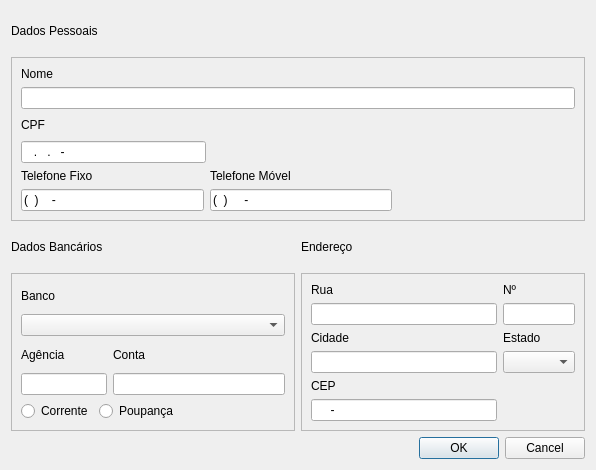
<?xml version="1.0" encoding="UTF-8"?>
<ui version="4.0">
 <class>Dialog</class>
 <widget class="QDialog" name="Dialog">
  <property name="geometry">
   <rect>
    <x>0</x>
    <y>0</y>
    <width>596</width>
    <height>470</height>
   </rect>
  </property>
  <property name="minimumSize">
   <size>
    <width>0</width>
    <height>0</height>
   </size>
  </property>
  <property name="maximumSize">
   <size>
    <width>16777215</width>
    <height>16777215</height>
   </size>
  </property>
  <property name="windowTitle">
   <string>Dialog</string>
  </property>
  <layout class="QGridLayout" name="gridLayout_8">
   <item row="0" column="0">
    <widget class="QLabel" name="label">
     <property name="text">
      <string>Dados Pessoais</string>
     </property>
    </widget>
   </item>
   <item row="1" column="0" colspan="2">
    <widget class="QFrame" name="frame_3">
     <property name="frameShape">
      <enum>QFrame::StyledPanel</enum>
     </property>
     <property name="frameShadow">
      <enum>QFrame::Raised</enum>
     </property>
     <layout class="QGridLayout" name="gridLayout_7">
      <item row="2" column="0">
       <widget class="QWidget" name="widget_2" native="true">
        <layout class="QGridLayout" name="gridLayout_5">
         <property name="leftMargin">
          <number>0</number>
         </property>
         <property name="topMargin">
          <number>0</number>
         </property>
         <property name="rightMargin">
          <number>0</number>
         </property>
         <property name="bottomMargin">
          <number>0</number>
         </property>
         <item row="0" column="0">
          <widget class="QLabel" name="telFixo_label">
           <property name="text">
            <string>Telefone Fixo</string>
           </property>
          </widget>
         </item>
         <item row="0" column="1">
          <widget class="QLabel" name="telMovel_label">
           <property name="text">
            <string>Telefone Móvel</string>
           </property>
          </widget>
         </item>
         <item row="1" column="0">
          <widget class="QLineEdit" name="telFixo_lineEdit">
           <property name="inputMask">
            <string>(99)9999-9999</string>
           </property>
           <property name="maxLength">
            <number>13</number>
           </property>
           <property name="placeholderText">
            <string/>
           </property>
          </widget>
         </item>
         <item row="1" column="1">
          <widget class="QLineEdit" name="telMovel_lineEdit">
           <property name="inputMask">
            <string>(99)99999-9999</string>
           </property>
           <property name="maxLength">
            <number>14</number>
           </property>
           <property name="placeholderText">
            <string/>
           </property>
          </widget>
         </item>
         <item row="1" column="2">
          <spacer name="horizontalSpacer_5">
           <property name="orientation">
            <enum>Qt::Horizontal</enum>
           </property>
           <property name="sizeHint" stdset="0">
            <size>
             <width>179</width>
             <height>20</height>
            </size>
           </property>
          </spacer>
         </item>
        </layout>
       </widget>
      </item>
      <item row="1" column="0">
       <widget class="QWidget" name="widget_3" native="true">
        <layout class="QGridLayout" name="gridLayout_4" columnstretch="1,2">
         <property name="leftMargin">
          <number>0</number>
         </property>
         <property name="topMargin">
          <number>0</number>
         </property>
         <property name="rightMargin">
          <number>0</number>
         </property>
         <property name="bottomMargin">
          <number>0</number>
         </property>
         <item row="0" column="0">
          <widget class="QLabel" name="cpf_label">
           <property name="text">
            <string>CPF</string>
           </property>
          </widget>
         </item>
         <item row="0" column="1">
          <spacer name="horizontalSpacer_3">
           <property name="orientation">
            <enum>Qt::Horizontal</enum>
           </property>
           <property name="sizeHint" stdset="0">
            <size>
             <width>40</width>
             <height>20</height>
            </size>
           </property>
          </spacer>
         </item>
         <item row="1" column="0">
          <widget class="QLineEdit" name="cpf_lineEdit">
           <property name="inputMask">
            <string>999.999.999-99</string>
           </property>
           <property name="maxLength">
            <number>14</number>
           </property>
           <property name="placeholderText">
            <string/>
           </property>
          </widget>
         </item>
        </layout>
       </widget>
      </item>
      <item row="0" column="0">
       <widget class="QWidget" name="widget_4" native="true">
        <layout class="QGridLayout" name="gridLayout_6">
         <property name="leftMargin">
          <number>0</number>
         </property>
         <property name="topMargin">
          <number>0</number>
         </property>
         <property name="rightMargin">
          <number>0</number>
         </property>
         <property name="bottomMargin">
          <number>0</number>
         </property>
         <item row="0" column="0">
          <widget class="QLabel" name="nome_label">
           <property name="text">
            <string>Nome</string>
           </property>
          </widget>
         </item>
         <item row="1" column="0">
          <widget class="QLineEdit" name="nome_lineEdit">
           <property name="maxLength">
            <number>75</number>
           </property>
          </widget>
         </item>
        </layout>
       </widget>
      </item>
     </layout>
    </widget>
   </item>
   <item row="2" column="0">
    <widget class="QLabel" name="dadosBancarios_label">
     <property name="text">
      <string>Dados Bancários</string>
     </property>
    </widget>
   </item>
   <item row="2" column="1">
    <widget class="QLabel" name="endereco_label">
     <property name="text">
      <string>Endereço</string>
     </property>
    </widget>
   </item>
   <item row="3" column="0">
    <widget class="QFrame" name="frame">
     <property name="frameShape">
      <enum>QFrame::StyledPanel</enum>
     </property>
     <property name="frameShadow">
      <enum>QFrame::Raised</enum>
     </property>
     <layout class="QGridLayout" name="gridLayout_9">
      <item row="0" column="0" colspan="3">
       <widget class="QWidget" name="widget_5" native="true">
        <layout class="QGridLayout" name="gridLayout_2">
         <property name="leftMargin">
          <number>0</number>
         </property>
         <property name="topMargin">
          <number>0</number>
         </property>
         <property name="rightMargin">
          <number>0</number>
         </property>
         <property name="bottomMargin">
          <number>0</number>
         </property>
         <item row="0" column="0">
          <widget class="QLabel" name="banco_label">
           <property name="text">
            <string>Banco</string>
           </property>
          </widget>
         </item>
         <item row="1" column="0">
          <widget class="QComboBox" name="banco_comboBox"/>
         </item>
        </layout>
       </widget>
      </item>
      <item row="1" column="0" colspan="3">
       <widget class="QWidget" name="widget" native="true">
        <layout class="QGridLayout" name="gridLayout" rowstretch="0,0" columnstretch="1,2">
         <property name="leftMargin">
          <number>0</number>
         </property>
         <property name="topMargin">
          <number>0</number>
         </property>
         <property name="rightMargin">
          <number>0</number>
         </property>
         <property name="bottomMargin">
          <number>0</number>
         </property>
         <item row="1" column="0">
          <widget class="QLineEdit" name="agencia_lineEdit">
           <property name="inputMask">
            <string>9999</string>
           </property>
          </widget>
         </item>
         <item row="1" column="1">
          <widget class="QLineEdit" name="conta_lineEdit">
           <property name="inputMask">
            <string>9999999999</string>
           </property>
          </widget>
         </item>
         <item row="0" column="0">
          <widget class="QLabel" name="agencia_label">
           <property name="text">
            <string>Agência</string>
           </property>
          </widget>
         </item>
         <item row="0" column="1">
          <widget class="QLabel" name="conta_label">
           <property name="text">
            <string>Conta</string>
           </property>
          </widget>
         </item>
        </layout>
       </widget>
      </item>
      <item row="2" column="0">
       <widget class="QRadioButton" name="corrente_radioButton">
        <property name="text">
         <string>Corrente</string>
        </property>
       </widget>
      </item>
      <item row="2" column="1">
       <widget class="QRadioButton" name="poupanca_radioButton">
        <property name="text">
         <string>Poupança</string>
        </property>
       </widget>
      </item>
      <item row="2" column="2">
       <spacer name="horizontalSpacer">
        <property name="orientation">
         <enum>Qt::Horizontal</enum>
        </property>
        <property name="sizeHint" stdset="0">
         <size>
          <width>82</width>
          <height>20</height>
         </size>
        </property>
       </spacer>
      </item>
     </layout>
    </widget>
   </item>
   <item row="3" column="1">
    <widget class="QFrame" name="frame_2">
     <property name="frameShape">
      <enum>QFrame::StyledPanel</enum>
     </property>
     <property name="frameShadow">
      <enum>QFrame::Raised</enum>
     </property>
     <layout class="QGridLayout" name="gridLayout_3" columnstretch="3,1">
      <item row="0" column="0">
       <widget class="QLabel" name="rua_label">
        <property name="text">
         <string>Rua</string>
        </property>
       </widget>
      </item>
      <item row="0" column="1">
       <widget class="QLabel" name="n_label">
        <property name="text">
         <string>Nº</string>
        </property>
       </widget>
      </item>
      <item row="1" column="0">
       <widget class="QLineEdit" name="rua_lineEdit">
        <property name="maxLength">
         <number>50</number>
        </property>
       </widget>
      </item>
      <item row="1" column="1">
       <widget class="QLineEdit" name="n_lineEdit">
        <property name="inputMask">
         <string>99999</string>
        </property>
        <property name="maxLength">
         <number>5</number>
        </property>
       </widget>
      </item>
      <item row="2" column="0">
       <widget class="QLabel" name="cidade_label">
        <property name="text">
         <string>Cidade</string>
        </property>
       </widget>
      </item>
      <item row="2" column="1">
       <widget class="QLabel" name="estado_label">
        <property name="text">
         <string>Estado</string>
        </property>
       </widget>
      </item>
      <item row="3" column="0">
       <widget class="QLineEdit" name="cidade_lineEdit">
        <property name="maxLength">
         <number>20</number>
        </property>
       </widget>
      </item>
      <item row="3" column="1">
       <widget class="QComboBox" name="estado_comboBox"/>
      </item>
      <item row="4" column="0">
       <widget class="QLabel" name="cep_label">
        <property name="text">
         <string>CEP</string>
        </property>
       </widget>
      </item>
      <item row="4" column="1" rowspan="2">
       <spacer name="horizontalSpacer_4">
        <property name="orientation">
         <enum>Qt::Horizontal</enum>
        </property>
        <property name="sizeHint" stdset="0">
         <size>
          <width>66</width>
          <height>20</height>
         </size>
        </property>
       </spacer>
      </item>
      <item row="5" column="0">
       <widget class="QLineEdit" name="cep_lineEdit">
        <property name="inputMask">
         <string>99999-999</string>
        </property>
        <property name="maxLength">
         <number>9</number>
        </property>
       </widget>
      </item>
     </layout>
    </widget>
   </item>
   <item row="4" column="0">
    <spacer name="horizontalSpacer_2">
     <property name="orientation">
      <enum>Qt::Horizontal</enum>
     </property>
     <property name="sizeHint" stdset="0">
      <size>
       <width>283</width>
       <height>20</height>
      </size>
     </property>
    </spacer>
   </item>
   <item row="4" column="1">
    <widget class="QDialogButtonBox" name="buttonBox">
     <property name="standardButtons">
      <set>QDialogButtonBox::Cancel|QDialogButtonBox::Ok</set>
     </property>
    </widget>
   </item>
  </layout>
 </widget>
 <resources/>
 <connections/>
</ui>
